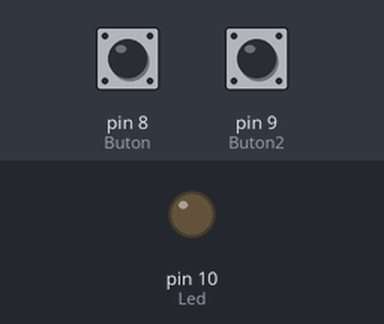
Bench run of a sketch on a simulated Arduino Uno, built with avr-gcc and run on an emulated ATmega328P. Parts: output pins drawn as LEDs (lit = HIGH). The inputs (shaded band) are chosen by the test bench; at power-on: pin 8 (Buton) LOW, pin 9 (Buton2) LOW.

Above: at 1.2 s.
1.3 s: pin 8 (Buton) pulled HIGH for 0.15 s
At 1.7 s:
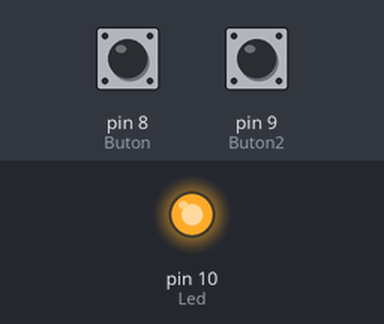
2.9 s: pin 9 (Buton2) pulled HIGH for 0.15 s
At 4.1 s:
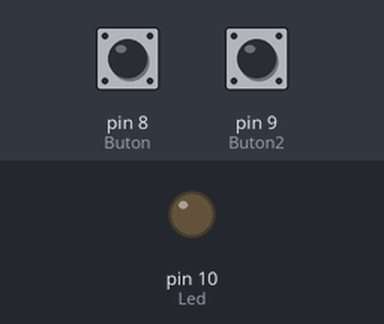
4.5 s: pin 8 (Buton) pulled HIGH for 1 s
At 5.3 s:
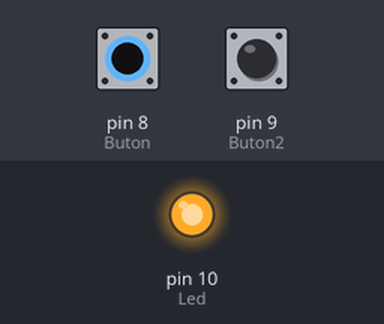
7.0 s: pin 8 (Buton) driven HIGH and pin 9 (Buton2) driven HIGH
At 7.5 s:
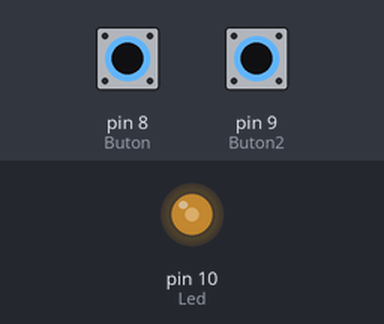
8.5 s: pin 9 (Buton2) driven LOW
At 9.3 s:
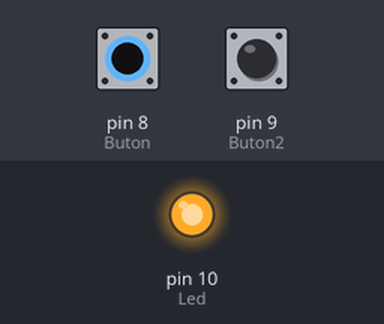
Timing chart, 0 to 11.0 s (numbered marks = the images above; inputs shaded):
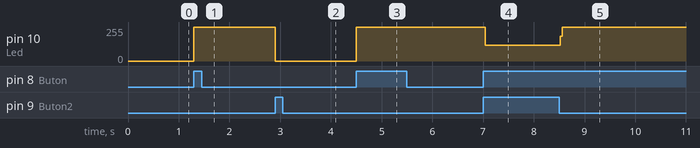

Measured:
- after the input at 1.3 s, pin 10 (Led): 0/255 → 255/255 at once
- after the input at 2.9 s, pin 10 (Led): 255/255 → 0/255 at once
- after the input at 4.5 s, pin 10 (Led): 0/255 → 255/255 at once
- after the input at 7.0 s, pin 10 (Led): 255/255 → 120/255 at once
- after the input at 8.5 s, pin 10 (Led): 120/255 → 255/255 at once

The sketch:

buton_ile_led_yakma.ino
```cpp
#define Buton 8
#define Led 10
#define Buton2 9

void setup() {
   pinMode(Buton, INPUT);
  pinMode(Led, OUTPUT);
pinMode(Buton2, INPUT);
}

void loop() {
  if (digitalRead(Buton) == 1)
  digitalWrite(Led,HIGH);
if (digitalRead(Buton2) == 1)
 digitalWrite(Led,LOW);


}
```
